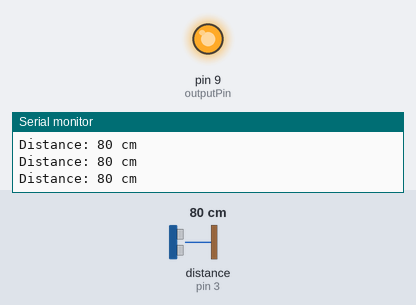
The sketch below on a simulated Arduino Uno, built with avr-gcc and run on an emulated ATmega328P. Shown: output pins drawn as LEDs (lit = HIGH), the last lines printed to the serial monitor. Wiring (inferred from the names in the program): ultrasonic range finder: trigger pin 2; echo pin 3. The test bench sets the inputs (shaded band); at power-on: distance to the obstacle (sensor on pin 3) 80 cm. The echo pulse lasts 58.3 µs per cm; pins used as bus, display or sensor lines are not drawn.

Above: at 1.2 s.
1.3 s: distance to the obstacle (sensor on pin 3) set to 23 cm
2.8 s: distance to the obstacle (sensor on pin 3) set to 19 cm
At 3.5 s:
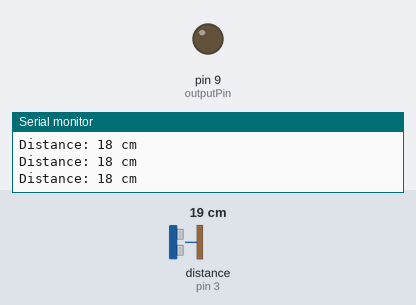
4.3 s: distance to the obstacle (sensor on pin 3) set to 35 cm
At 4.7 s:
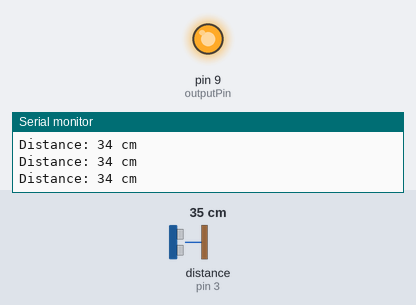
7.3 s: distance to the obstacle (sensor on pin 3) set to 2 cm
At 7.7 s:
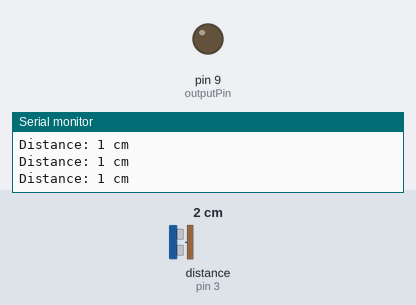
Timing chart, 0 to 9.8 s (numbered marks = the images above; inputs shaded):
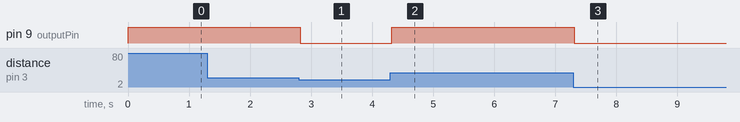

Measured:
- the behaviour switches between 21 and 20 cm on distance to the obstacle (sensor on pin 3) (found by bisection; images 0 and 1)
- after the input at 2.8 s, pin 9 (outputPin): HIGH → LOW at once
- after the input at 4.3 s, pin 9 (outputPin): LOW → HIGH at once
- after the input at 7.3 s, pin 9 (outputPin): HIGH → LOW at once

The sketch:

altitude_launch_control.ino
```cpp
// named constants for the switch and motor pins
const unsigned int trigPin = 2; // sensor
const unsigned int echoPin = 3; // sensor
const int outputPin =  9; // control transistor
const unsigned int BAUD_RATE=9600; // define sample rate

// Define Pins
void setup() {
  pinMode(outputPin, OUTPUT);
  pinMode(trigPin, OUTPUT);
  pinMode(echoPin, INPUT);
// initilize sample rate
  Serial.begin(BAUD_RATE);
}

  // loop sonar functions
void loop() {
  digitalWrite(trigPin, LOW);
  delayMicroseconds(2);
  digitalWrite(trigPin, HIGH);
  delayMicroseconds(10);
  digitalWrite(trigPin, LOW);
 const unsigned long duration= pulseIn(echoPin, HIGH);

 // convert echo into distance
 int dist = duration/29/2;
 if(duration==0){
 // print it
   Serial.println("Warning: no pulse from sensor");
   }
  else{
      Serial.print("Distance: ");
      Serial.print(dist);
      Serial.print(" cm");
      Serial.println();
  }
if(dist < 20){
    digitalWrite(outputPin, LOW);
}
else{
    digitalWrite(outputPin, HIGH);
}
 delay(10);
 }
```
